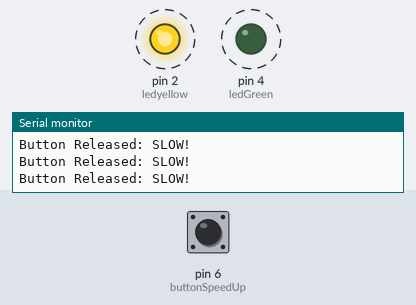
This sketch was run on a simulated Arduino Uno, built with avr-gcc and run on an emulated ATmega328P. On the bench: output pins drawn as LEDs (lit = HIGH), the last lines printed to the serial monitor. Dashed ring = blinking. Inputs (shaded band) come from the test bench; at power-on: pin 6 (buttonSpeedUp) HIGH.

Above: at 4.8 s.
4.9 s: pin 6 (buttonSpeedUp) pulled LOW for 2.35 s
At 5.6 s:
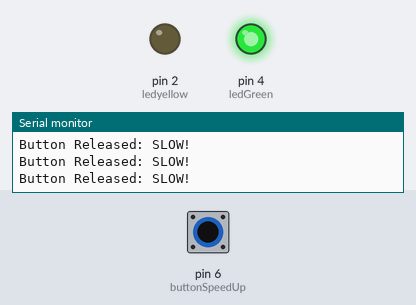
At 8.8 s:
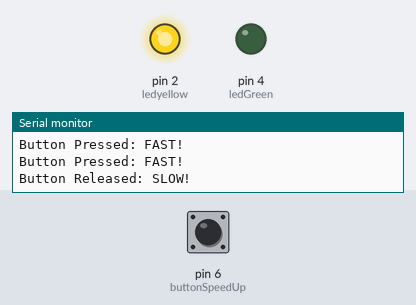
Timing chart, 0 to 17.5 s (numbered marks = the images above; inputs shaded):
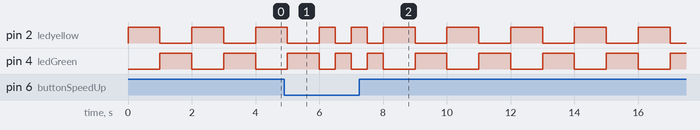

The sketch:

triggeringlights.ino
```cpp
#define ledyellow 2
#define ledGreen 4
#define buttonSpeedUp 6
void setup() {
  Serial.begin(9600); //baud rate monitoring log input
  pinMode(buttonSpeedUp, INPUT);
  digitalWrite(buttonSpeedUp,HIGH); // default state nyala
 pinMode(ledyellow,OUTPUT);
  pinMode(ledGreen,OUTPUT);

}

void speedMode(int opt){
  if(opt == 1 ){
    digitalWrite(ledyellow, HIGH);
delay(500);
digitalWrite(ledGreen, HIGH);
digitalWrite(ledyellow, LOW);
delay(500);
digitalWrite(ledGreen, LOW);
  }else{
    digitalWrite(ledyellow, HIGH);
delay(1000);
digitalWrite(ledGreen, HIGH);
digitalWrite(ledyellow, LOW);
delay(1000);
digitalWrite(ledGreen, LOW);
  }
}
void loop() {
  int isButtonSpeedPressed = digitalRead(buttonSpeedUp);

  if (isButtonSpeedPressed == LOW) { // Button pressed (LOW)
    Serial.println("Button Pressed: FAST!");
    speedMode(1);
  } else { // Button not pressed (HIGH)
    Serial.println("Button Released: SLOW!");
    speedMode(0);
  }
}
```
